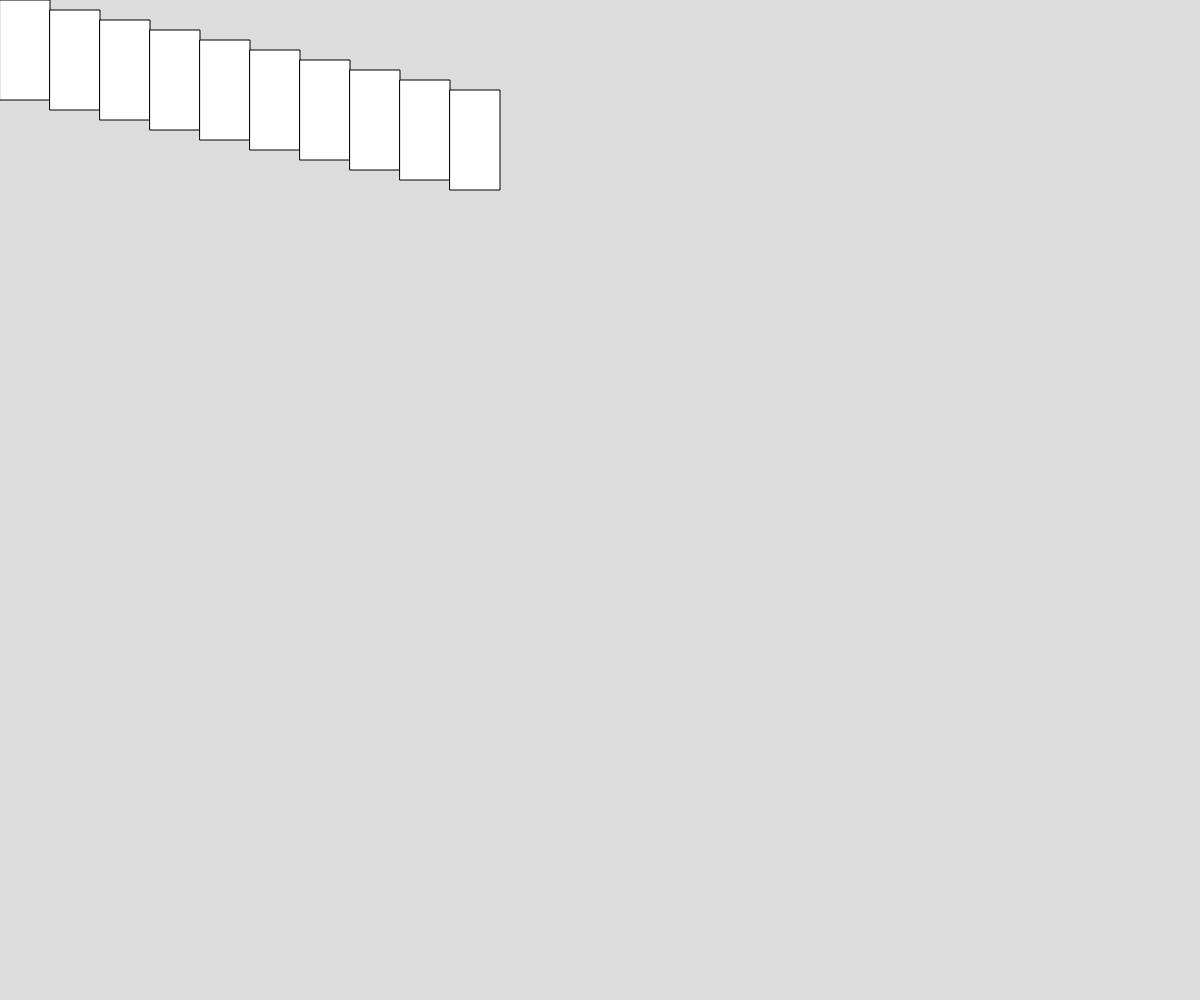
Frame 1 (no input)
Frame 60 (no input): identical to frame 1, image omitted
Frame 120 (the mouse pressed at the canvas centre since frame 60): identical to frame 1, image omitted

The p5.js sketch that drew this single still picture (run headless with seeded random() and noise() and a simulated clock; from frame 60 on, the mouse is pressed at the canvas centre):

// p5.js sketch
// ── sketch.js
// Project Title
// Your Name
// Date
//
// Extra for Experts:
// - describe what you did to take this project "above and beyond"


function setup() {
  createCanvas(windowWidth, windowHeight);
}

function draw() {
  background(220);
  for (let i=0; i<10; i++) {
    rect(50*i, 10*i, 50, 100);
  }
}
